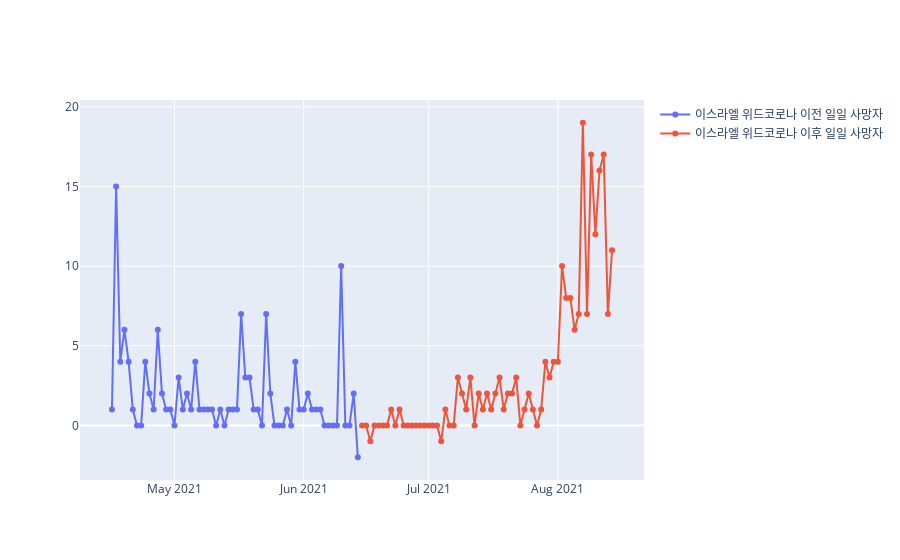

Source (notebook cell):
### Code cell
fig = go.Figure()
fig.add_trace(go.Scatter(x=Israel_bc['date'], y=Israel_bc['new_deaths'],
                    mode='lines+markers',
                    name='이스라엘 위드코로나 이전 일일 사망자'))
fig.add_trace(go.Scatter(x=Israel_ac['date'], y=Israel_ac['new_deaths'],
                    mode='lines+markers',
                    name='이스라엘 위드코로나 이후 일일 사망자'))
fig.show()

### Figure 1 — Plotly figure (JSON) as saved in the notebook; plotly's stock layout.template omitted (floating-point values rounded to 4 significant figures)
{"data": [{"mode": "lines+markers", "name": "이스라엘 위드코로나 이전 일일 사망자", "type": "scatter", "x": ["2021-04-16", "2021-04-17", "2021-04-18", "2021-04-19", "2021-04-20", "2021-04-21", "2021-04-22", "2021-04-23", "2021-04-24", "2021-04-25", "2021-04-26", "2021-04-27", "2021-04-28", "2021-04-29", "2021-04-30", "2021-05-01", "2021-05-02", "2021-05-03", "2021-05-04", "2021-05-05", "2021-05-06", "2021-05-07", "2021-05-08", "2021-05-09", "2021-05-10", "2021-05-11", "2021-05-12", "2021-05-13", "2021-05-14", "2021-05-15", "2021-05-16", "2021-05-17", "2021-05-18", "2021-05-19", "2021-05-20", "2021-05-21", "2021-05-22", "2021-05-23", "2021-05-24", "2021-05-25", "2021-05-26", "2021-05-27", "2021-05-28", "2021-05-29", "2021-05-30", "2021-05-31", "2021-06-01", "2021-06-02", "2021-06-03", "2021-06-04", "2021-06-05", "2021-06-06", "2021-06-07", "2021-06-08", "2021-06-09", "2021-06-10", "2021-06-11", "2021-06-12", "2021-06-13", "2021-06-14"], "y": [1, 15, 4, 6, 4, 1, 0, 0, 4, 2, 1, 6, 2, 1, 1, 0, 3, 1, 2, 1, 4, 1, 1, 1, 1, 0, 1, 0, 1, 1, 1, 7, 3, 3, 1, 1, 0, 7, 2, 0, 0, 0, 1, 0, 4, 1, 1, 2, 1, 1, 1, 0, 0, 0, 0, 10, 0, 0, 2, -2]}, {"mode": "lines+markers", "name": "이스라엘 위드코로나 이후 일일 사망자", "type": "scatter", "x": ["2021-06-15", "2021-06-16", "2021-06-17", "2021-06-18", "2021-06-19", "2021-06-20", "2021-06-21", "2021-06-22", "2021-06-23", "2021-06-24", "2021-06-25", "2021-06-26", "2021-06-27", "2021-06-28", "2021-06-29", "2021-06-30", "2021-07-01", "2021-07-02", "2021-07-03", "2021-07-04", "2021-07-05", "2021-07-06", "2021-07-07", "2021-07-08", "2021-07-09", "2021-07-10", "2021-07-11", "2021-07-12", "2021-07-13", "2021-07-14", "2021-07-15", "2021-07-16", "2021-07-17", "2021-07-18", "2021-07-19", "2021-07-20", "2021-07-21", "2021-07-22", "2021-07-23", "2021-07-24", "2021-07-25", "2021-07-26", "2021-07-27", "2021-07-28", "2021-07-29", "2021-07-30", "2021-07-31", "2021-08-01", "2021-08-02", "2021-08-03", "2021-08-04", "2021-08-05", "2021-08-06", "2021-08-07", "2021-08-08", "2021-08-09", "2021-08-10", "2021-08-11", "2021-08-12", "2021-08-13", "2021-08-14"], "y": [0, 0, -1, 0, 0, 0, 0, 1, 0, 1, 0, 0, 0, 0, 0, 0, 0, 0, 0, -1, 1, 0, 0, 3, 2, 1, 3, 0, 2, 1, 2, 1, 2, 3, 1, 2, 2, 3, 0, 1, 2, 1, 0, 1, 4, 3, 4, 4, 10, 8, 8, 6, 7, 19, 7, 17, 12, 16, 17, 7, 11]}], "layout": {}}
